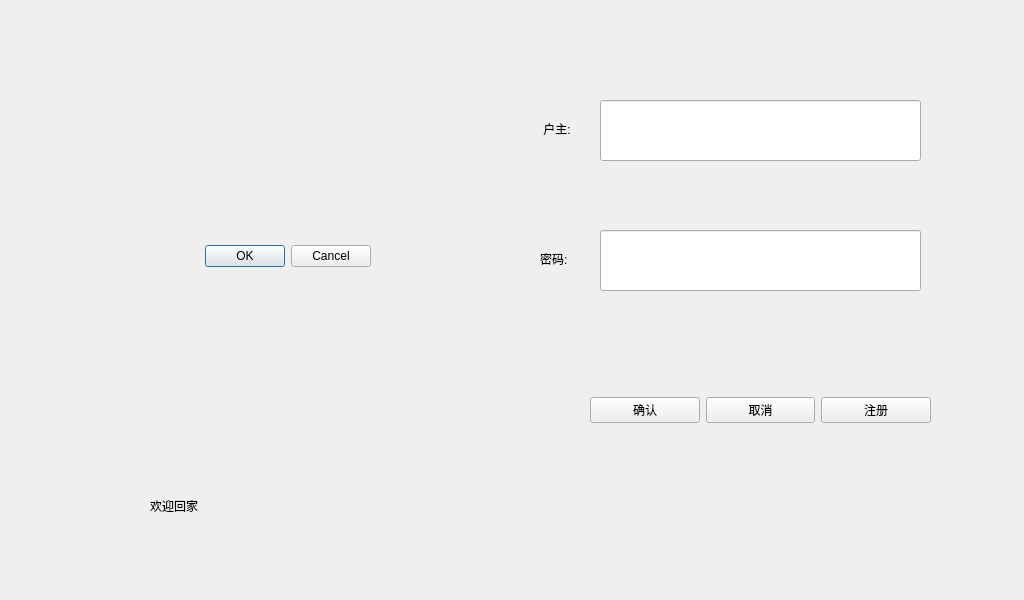
<?xml version="1.0" encoding="UTF-8"?>
<ui version="4.0">
 <class>Login</class>
 <widget class="QDialog" name="Login">
  <property name="geometry">
   <rect>
    <x>0</x>
    <y>0</y>
    <width>1024</width>
    <height>600</height>
   </rect>
  </property>
  <property name="windowTitle">
   <string>Dialog</string>
  </property>
  <widget class="QDialogButtonBox" name="buttonBox">
   <property name="geometry">
    <rect>
     <x>30</x>
     <y>240</y>
     <width>341</width>
     <height>32</height>
    </rect>
   </property>
   <property name="orientation">
    <enum>Qt::Horizontal</enum>
   </property>
   <property name="standardButtons">
    <set>QDialogButtonBox::Cancel|QDialogButtonBox::Ok</set>
   </property>
  </widget>
  <widget class="QLabel" name="label_3">
   <property name="geometry">
    <rect>
     <x>540</x>
     <y>250</y>
     <width>67</width>
     <height>17</height>
    </rect>
   </property>
   <property name="styleSheet">
    <string notr="true">font: 15pt &quot;Ubuntu&quot;;</string>
   </property>
   <property name="text">
    <string>密码:</string>
   </property>
  </widget>
  <widget class="QLabel" name="label_2">
   <property name="geometry">
    <rect>
     <x>540</x>
     <y>120</y>
     <width>67</width>
     <height>17</height>
    </rect>
   </property>
   <property name="styleSheet">
    <string notr="true">font: 15pt &quot;Ubuntu&quot;;</string>
   </property>
   <property name="text">
    <string> 户主:</string>
   </property>
  </widget>
  <widget class="QLabel" name="label">
   <property name="geometry">
    <rect>
     <x>30</x>
     <y>0</y>
     <width>451</width>
     <height>411</height>
    </rect>
   </property>
   <property name="styleSheet">
    <string notr="true">border-image: url(:/image/cover.jpg);</string>
   </property>
   <property name="text">
    <string/>
   </property>
  </widget>
  <widget class="QLineEdit" name="lineEdit_2">
   <property name="geometry">
    <rect>
     <x>600</x>
     <y>230</y>
     <width>321</width>
     <height>61</height>
    </rect>
   </property>
  </widget>
  <widget class="QLineEdit" name="lineEdit">
   <property name="geometry">
    <rect>
     <x>600</x>
     <y>100</y>
     <width>321</width>
     <height>61</height>
    </rect>
   </property>
  </widget>
  <widget class="QLabel" name="label_4">
   <property name="geometry">
    <rect>
     <x>150</x>
     <y>470</y>
     <width>271</width>
     <height>71</height>
    </rect>
   </property>
   <property name="styleSheet">
    <string notr="true">font: 75 italic 35pt &quot;URW Chancery L&quot;;
</string>
   </property>
   <property name="text">
    <string>欢迎回家</string>
   </property>
  </widget>
  <widget class="QWidget" name="horizontalLayoutWidget">
   <property name="geometry">
    <rect>
     <x>590</x>
     <y>370</y>
     <width>341</width>
     <height>80</height>
    </rect>
   </property>
   <layout class="QHBoxLayout" name="horizontalLayout">
    <item>
     <widget class="QPushButton" name="pushButton">
      <property name="styleSheet">
       <string notr="true">font: 57 italic 13pt &quot;Ubuntu&quot;;</string>
      </property>
      <property name="text">
       <string>确认</string>
      </property>
     </widget>
    </item>
    <item>
     <widget class="QPushButton" name="pushButton_2">
      <property name="styleSheet">
       <string notr="true">font: 57 italic 13pt &quot;Ubuntu&quot;;</string>
      </property>
      <property name="text">
       <string>取消</string>
      </property>
     </widget>
    </item>
    <item>
     <widget class="QPushButton" name="pushButton_3">
      <property name="styleSheet">
       <string notr="true">font: 57 italic 13pt &quot;Ubuntu&quot;;</string>
      </property>
      <property name="text">
       <string>注册</string>
      </property>
     </widget>
    </item>
   </layout>
  </widget>
 </widget>
 <resources/>
 <connections>
  <connection>
   <sender>buttonBox</sender>
   <signal>accepted()</signal>
   <receiver>Login</receiver>
   <slot>accept()</slot>
   <hints>
    <hint type="sourcelabel">
     <x>248</x>
     <y>254</y>
    </hint>
    <hint type="destinationlabel">
     <x>157</x>
     <y>274</y>
    </hint>
   </hints>
  </connection>
  <connection>
   <sender>buttonBox</sender>
   <signal>rejected()</signal>
   <receiver>Login</receiver>
   <slot>reject()</slot>
   <hints>
    <hint type="sourcelabel">
     <x>316</x>
     <y>260</y>
    </hint>
    <hint type="destinationlabel">
     <x>286</x>
     <y>274</y>
    </hint>
   </hints>
  </connection>
 </connections>
</ui>
